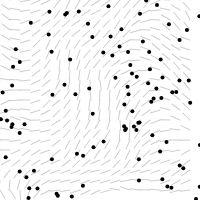
Frame 1 (no input)
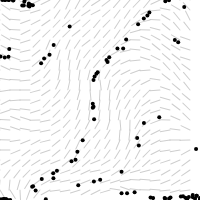
Frame 60 (no input)
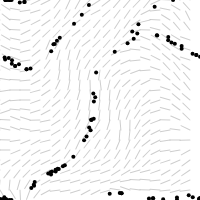
Frame 120 (the mouse pressed at the canvas centre since frame 60)

The p5.js sketch that drew these frames (run headless with seeded random() and noise() and a simulated clock; from frame 60 on, the mouse is pressed at the canvas centre):

// p5.js sketch
// ── sketch.js
var inc = 0.1;
var scl = 10;
var cols, rows
var fr;
var zoff = 0;
var particles = [];
var flowfield;

function setup() {
createCanvas(200, 200);
cols = floor(width / scl);
rows = floor(height / scl);
fr = createP('');

flowfield = new Array(cols * rows);

for(var i = 0; i < 100; i++){
particles[i] = new Particle();
  }
}

function draw() {
background(255);
  var yoff = 0;
  for (var y = 0; y < rows; y++){
    var xoff = 0;
    for (var x = 0; x < cols; x++){
      var index = x + y * cols;
      var angle = noise(xoff, yoff, zoff)*TWO_PI;
      var v = p5.Vector.fromAngle(angle);
      v.setMag(5);
      flowfield[index] = v;
      xoff += inc;
      stroke(0, 50);
      strokeWeight(1);
      push();
      translate(x * scl, y * scl);
      rotate(v.heading());
      line(0, 0, scl, 0);

      pop();
    }
    yoff += inc;

    //zoff += 0.001;
  }

  fr.html(floor(frameRate()));
for(var i = 0; i < particles.length; i++){
  particles[i].show();
  particles[i].update();
  particles[i].edges();
  particles[i].follow(flowfield);
  }
}

// ── particle.js


function Particle (){
  this.pos = createVector(random(width),random(height));
  this.vel = createVector(0,0);
  this.acc = createVector(0,0);
  this.maxspeed = 4;

  this.update = function(){
    this.vel.add(this.acc);
    this.vel.limit(this.maxspeed);
    this.pos.add(this.vel);
    this.acc.mult(0);

  }
  this.applyForce = function(force){
    this.acc.add(force);
  }
  this.show = function(){
    strokeWeight(4);
    stroke(0);
    point(this.pos.x, this.pos.y);
  }
  this.edges = function(){
    if(this.pos.x > width) this.pos.x = 0;
    if(this.pos.x < 0) this.pos.x = width;
    if(this.pos.y > height) this.pos.y = 0;
    if(this.pos.y < 0) this.pos.y = height;

  }
  this.follow = function(vectors){
    var x = floor(this.pos.x / scl);
    var y = floor(this.pos.y / scl);
    var index = x + y * cols;
    var force = vectors[index];
    this.applyForce(force);
  }
}
